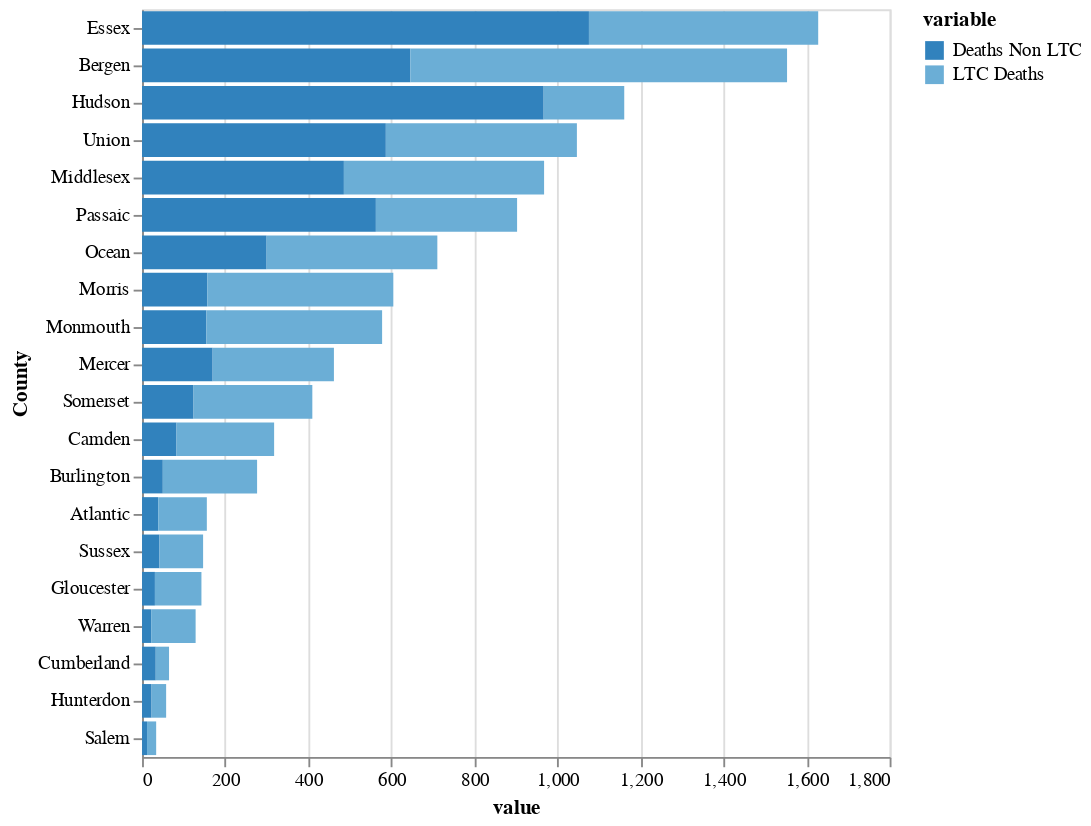

Write notebook code for a chart like this one.
### Code cell
import altair as alt
from vega_datasets import data
df1=dfNJ_w_LTC_df.sort_values(by=['deaths'], ascending=False).reset_index()
cols = ['Deaths Non LTC', 'LTC Deaths']
#cols = ['LTC Deaths', 'Deaths Non LTC']
source = pd.melt(df1, id_vars =['County'], value_vars =cols) 

alt.Chart(source).mark_bar().encode(
    x='value',
#     y='County',
    y=alt.Y('County:N', sort='-x'),
    color=alt.Color('variable', scale=alt.Scale(scheme='category20c'))
)

### Figure 1 — Vega-Lite specification as saved in the notebook (floating-point values rounded to 4 significant figures)
{"config": {"view": {"continuousWidth": 400, "continuousHeight": 300}}, "data": {"name": "data-a0ad106ba955b133e8ba52166f806ffc"}, "mark": "bar", "encoding": {"color": {"type": "nominal", "field": "variable", "scale": {"scheme": "category20c"}}, "x": {"type": "quantitative", "field": "value"}, "y": {"type": "nominal", "field": "County", "sort": "-x"}}, "$schema": "https://vega.github.io/schema/vega-lite/v4.0.2.json", "datasets": {"data-a0ad106ba955b133e8ba52166f806ffc": [{"County": "Essex", "variable": "Deaths Non LTC", "value": 1076}, {"County": "Bergen", "variable": "Deaths Non LTC", "value": 646}, {"County": "Hudson", "variable": "Deaths Non LTC", "value": 967}, {"County": "Union", "variable": "Deaths Non LTC", "value": 587}, {"County": "Middlesex", "variable": "Deaths Non LTC", "value": 486}, {"County": "Passaic", "variable": "Deaths Non LTC", "value": 563}, {"County": "Ocean", "variable": "Deaths Non LTC", "value": 300}, {"County": "Morris", "variable": "Deaths Non LTC", "value": 157}, {"County": "Monmouth", "variable": "Deaths Non LTC", "value": 155}, {"County": "Mercer", "variable": "Deaths Non LTC", "value": 170}, {"County": "Somerset", "variable": "Deaths Non LTC", "value": 124}, {"County": "Camden", "variable": "Deaths Non LTC", "value": 83}, {"County": "Burlington", "variable": "Deaths Non LTC", "value": 50}, {"County": "Atlantic", "variable": "Deaths Non LTC", "value": 39}, {"County": "Sussex", "variable": "Deaths Non LTC", "value": 42}, {"County": "Gloucester", "variable": "Deaths Non LTC", "value": 31}, {"County": "Warren", "variable": "Deaths Non LTC", "value": 22}, {"County": "Cumberland", "variable": "Deaths Non LTC", "value": 33}, {"County": "Hunterdon", "variable": "Deaths Non LTC", "value": 23}, {"County": "Salem", "variable": "Deaths Non LTC", "value": 12}, {"County": "Essex", "variable": "LTC Deaths", "value": 552}, {"County": "Bergen", "variable": "LTC Deaths", "value": 907}, {"County": "Hudson", "variable": "LTC Deaths", "value": 194}, {"County": "Union", "variable": "LTC Deaths", "value": 460}, {"County": "Middlesex", "variable": "LTC Deaths", "value": 482}, {"County": "Passaic", "variable": "LTC Deaths", "value": 340}, {"County": "Ocean", "variable": "LTC Deaths", "value": 411}, {"County": "Morris", "variable": "LTC Deaths", "value": 448}, {"County": "Monmouth", "variable": "LTC Deaths", "value": 423}, {"County": "Mercer", "variable": "LTC Deaths", "value": 292}, {"County": "Somerset", "variable": "LTC Deaths", "value": 286}, {"County": "Camden", "variable": "LTC Deaths", "value": 235}, {"County": "Burlington", "variable": "LTC Deaths", "value": 227}, {"County": "Atlantic", "variable": "LTC Deaths", "value": 117}, {"County": "Sussex", "variable": "LTC Deaths", "value": 105}, {"County": "Gloucester", "variable": "LTC Deaths", "value": 112}, {"County": "Warren", "variable": "LTC Deaths", "value": 107}, {"County": "Cumberland", "variable": "LTC Deaths", "value": 32}, {"County": "Hunterdon", "variable": "LTC Deaths", "value": 35}, {"County": "Salem", "variable": "LTC Deaths", "value": 22}]}}
